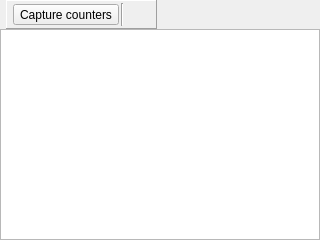
<?xml version="1.0" encoding="UTF-8"?>
<ui version="4.0">
 <class>PerformanceCounterViewer</class>
 <widget class="QFrame" name="PerformanceCounterViewer">
  <property name="geometry">
   <rect>
    <x>0</x>
    <y>0</y>
    <width>320</width>
    <height>240</height>
   </rect>
  </property>
  <property name="windowTitle">
   <string>Performance Counter Viewer</string>
  </property>
  <layout class="QVBoxLayout" name="verticalLayout">
   <property name="spacing">
    <number>0</number>
   </property>
   <property name="leftMargin">
    <number>0</number>
   </property>
   <property name="topMargin">
    <number>0</number>
   </property>
   <property name="rightMargin">
    <number>0</number>
   </property>
   <property name="bottomMargin">
    <number>0</number>
   </property>
   <item>
    <layout class="QHBoxLayout" name="horizontalLayout">
     <property name="spacing">
      <number>3</number>
     </property>
     <property name="sizeConstraint">
      <enum>QLayout::SetDefaultConstraint</enum>
     </property>
     <property name="leftMargin">
      <number>6</number>
     </property>
     <property name="rightMargin">
      <number>6</number>
     </property>
     <item>
      <widget class="QFrame" name="frame">
       <property name="frameShape">
        <enum>QFrame::Panel</enum>
       </property>
       <property name="frameShadow">
        <enum>QFrame::Raised</enum>
       </property>
       <layout class="QHBoxLayout" name="horizontalLayout_2">
        <property name="spacing">
         <number>2</number>
        </property>
        <property name="leftMargin">
         <number>6</number>
        </property>
        <property name="topMargin">
         <number>2</number>
        </property>
        <property name="rightMargin">
         <number>6</number>
        </property>
        <property name="bottomMargin">
         <number>2</number>
        </property>
        <item>
         <widget class="QToolButton" name="captureCounters">
          <property name="text">
           <string>Capture counters</string>
          </property>
         </widget>
        </item>
        <item>
         <widget class="Line" name="line">
          <property name="orientation">
           <enum>Qt::Vertical</enum>
          </property>
         </widget>
        </item>
        <item>
         <widget class="QToolButton" name="saveCSV">
          <property name="toolTip">
           <string>Export to CSV</string>
          </property>
          <property name="icon">
           <iconset resource="../Resources/resources.qrc">
            <normaloff>:/save.png</normaloff>:/save.png</iconset>
          </property>
          <property name="autoRaise">
           <bool>true</bool>
          </property>
         </widget>
        </item>
       </layout>
      </widget>
     </item>
     <item>
      <spacer name="horizontalSpacer">
       <property name="orientation">
        <enum>Qt::Horizontal</enum>
       </property>
       <property name="sizeHint" stdset="0">
        <size>
         <width>40</width>
         <height>20</height>
        </size>
       </property>
      </spacer>
     </item>
    </layout>
   </item>
   <item>
    <widget class="RDTableWidget" name="counterResults">
     <property name="editTriggers">
      <set>QAbstractItemView::NoEditTriggers</set>
     </property>
     <property name="selectionBehavior">
      <enum>QAbstractItemView::SelectRows</enum>
     </property>
     <attribute name="horizontalHeaderHighlightSections">
      <bool>false</bool>
     </attribute>
     <attribute name="verticalHeaderVisible">
      <bool>false</bool>
     </attribute>
    </widget>
   </item>
  </layout>
 </widget>
 <customwidgets>
  <customwidget>
   <class>RDTableWidget</class>
   <extends>QTableWidget</extends>
   <header>Widgets/Extended/RDTableWidget.h</header>
  </customwidget>
 </customwidgets>
 <resources>
  <include location="../Resources/resources.qrc"/>
 </resources>
 <connections/>
</ui>
